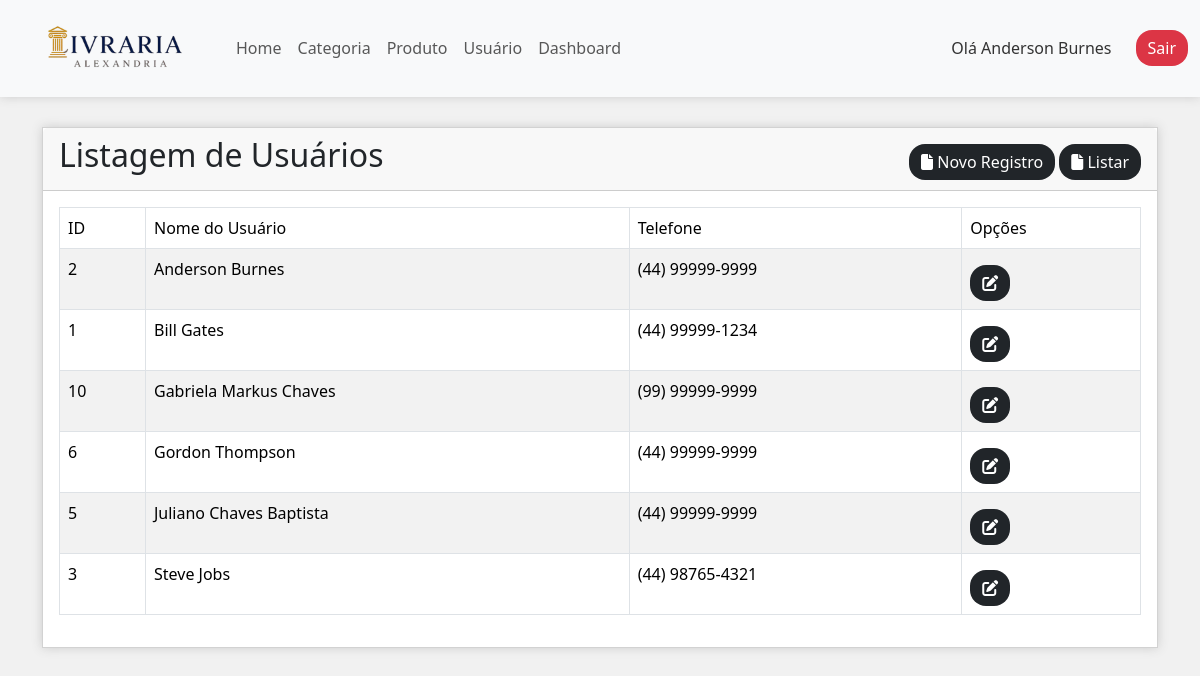
Screenshot of /public/usuario/listar (signed in) with the database file from the repository.
### tables this page shows
CREATE TABLE `usuario` (
  `id` int(11) NOT NULL,
  `nome` varchar(100) NOT NULL,
  `email` varchar(100) NOT NULL,
  `senha` varchar(200) NOT NULL,
  `telefone` varchar(25) NOT NULL,
  `ativo` enum('S','N') NOT NULL
);

### controllers/UsuarioController.php (called while the page is built, shortened)
<?php
    require "../models/Usuario.php";
    class UsuarioController {
        public function __construct()
        {
            $db = new Conexao();
            $pdo = $db->conectar();
            $this->usuario = new Usuario($pdo);
        }
        public function listar() {
            require "../views/usuario/listar.php";
        }
    }

### models/Usuario.php (called while the page is built, shortened)
<?php
    class Usuario {
        private $pdo;
        public function __construct($pdo)
        {
            $this->pdo = $pdo;
        }
            public function listar() {
            $sql = "select id, nome, telefone from usuario order by nome";
            $consulta = $this->pdo->prepare($sql);
            $consulta->execute();
            return $consulta->fetchAll(PDO::FETCH_OBJ);
        }
    }

### views/usuario/listar.php (the view, shortened to what this page needs)
<div class="container">
    <div class="card">
        <div class="card-header">
            <h2 class="float-start">Listagem de Usuários</h2>
            <div class="float-end">
                <a href="usuario" title="novo registro" class="btn btn-dark mt-2 border-0 rounded-4">
                    <i class="fas fa-file"></i> Novo Registro
                </a>
                <a href="usuario/listar" title="Listar" class="btn btn-dark mt-2 border-0 rounded-4">
                    <i class="fas fa-file"></i> Listar
                </a>
            </div>
        </div>
        <div class="card-body">
            <table class="table table-bordered table-striped">
                <thead>
                    <tr>
                        <td>ID</td>
                        <td>Nome do Usuário</td>
                        <td>Telefone</td>
                        <td>Opções</td>
                    </tr>
                </thead>
                <tbody>
                    <?php
                        $dadosUsuarios = $this->usuario->listar();
                        foreach ($dadosUsuarios as $dados) {
                            ?>
                            <tr>
                                <td><?=$dados->id?></td>
                                <td><?=$dados->nome?></td>
                                <td><?=$dados->telefone?></td>
                                <td>
                                    <a href="usuario/index/<?=$dados->id?>" class="btn btn-dark mt-2 border-0 rounded-4">
                                        <i class="fas fa-edit"></i>
                                    </a>
                                </td>
                            </tr>
                            <?php
                        }
                    ?>
                </tbody>
            </table>
        </div>
    </div>
</div>

### public/css/style.css (style rules this page uses)
body { background-color: #f1f1f1; color: #333; }
.form-control, .btn { border-radius: 0; }

### rows the page displays
usuario: id "2", nome "Anderson Burnes", telefone "(44) 99999-9999"
usuario: id "1", nome "Bill Gates", telefone "(44) 99999-1234"
usuario: id "10", nome "Gabriela Markus Chaves", telefone "(99) 99999-9999"
usuario: id "6", nome "Gordon Thompson", telefone "(44) 99999-9999"
usuario: id "5", nome "Juliano Chaves Baptista", telefone "(44) 99999-9999"
usuario: id "3", nome "Steve Jobs", telefone "(44) 98765-4321"

### other values shown
$_SESSION["alexandria"]["nome"] "Anderson Burnes"
